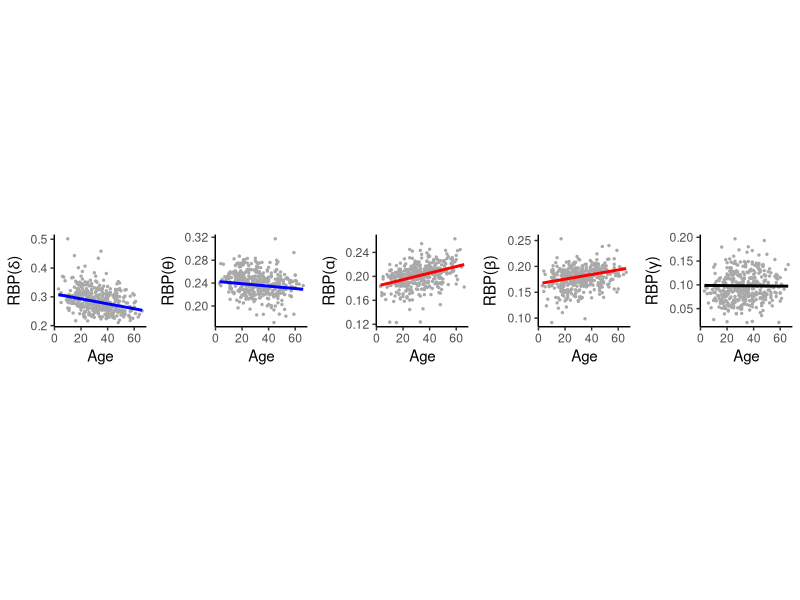

Write the R code that produced this figure.
################################################################################

## Script to 'zoom in' on the middle temporal region in each band to 
## show how RBP is changing with age



#### PRELIMINARIES #############################################################

# packages
library(tidyverse)   # data frames & ggplot 
library(lme4)        # linear mixed models
library(grid)        # combining figures 

# data
setwd("/media/b6036780/8TB1/norm-ieeg-age-sex-hospital")
BPdata_m = read.csv("1_data/ROI1_mirrored_RBP.csv")     


# chosen ROI: will middle temporal, highest populated region 
BPdata_MT = BPdata_m %>%
  filter(ROI_R==62) %>%
  select(-c(Sex, ROI_R))


# plot settings (ROI plots)
theme_set(theme_classic())
options(scipen=999) # no sci notation

# band
band=c("delta","theta","alpha","beta","gamma")

# greek letters
fb_lab=c(expression(delta),expression(theta),expression(alpha),expression(beta),expression(gamma))

# clear
rm(BPdata_m)


#### AGE MODEL IN MIDDLE TEMP FOR EACH FB ######################################

# plotting model directly uses ggplot uses OLS - no grouping/random effect
# diff approach ->

for (i in 1:5) {
  
  # model formula for particular FB
  model = formula(paste0(band[i],"BP~Age+(1|Hospital)"))
  
  # model
  age_mod = lmer(model, data = BPdata_MT)
  
  # fitted values
  BPdata_MT[,paste0("AgeFit.", band[i])] = predict(age_mod, re.form = NA) 

}



#### PLOTTING ##################################################################

# each fb plot

gg_all = list(geom_point(col = "darkgrey",size=0.5), theme(aspect.ratio=1))

del = BPdata_MT %>%
  ggplot(aes(x = Age, y = deltaBP)) + gg_all + ylab(expression("RBP("*delta*")")) +
  geom_line(aes(y = AgeFit.delta),col="blue",linewidth=1)

the = BPdata_MT %>%
  ggplot(aes(x = Age, y = thetaBP)) + gg_all + ylab(expression("RBP("*theta*")")) +
  geom_line(aes(y = AgeFit.theta),col="blue",linewidth=1)

alp = BPdata_MT %>%
  ggplot(aes(x = Age, y = alphaBP))+ gg_all + ylab(expression("RBP("*alpha*")")) +
  geom_line(aes(y = AgeFit.alpha),col="red",linewidth=1)

bet = BPdata_MT %>%
  ggplot(aes(x = Age, y = betaBP)) + gg_all + ylab(expression("RBP("*beta*")")) +
  geom_line(aes(y = AgeFit.beta),col="red",linewidth=1)

gam = BPdata_MT %>%
  ggplot(aes(x = Age, y = gammaBP)) + gg_all + ylab(expression("RBP("*gamma*")")) +
  geom_line(aes(y = AgeFit.gamma),col="black",linewidth=1)

# combine 

pdf("3_output/midtemp_scatter.pdf",width = 8, height = 2)
grid.newpage()
grid.draw(cbind(ggplotGrob(del),ggplotGrob(the),ggplotGrob(alp),ggplotGrob(bet),ggplotGrob(gam)))
dev.off()

